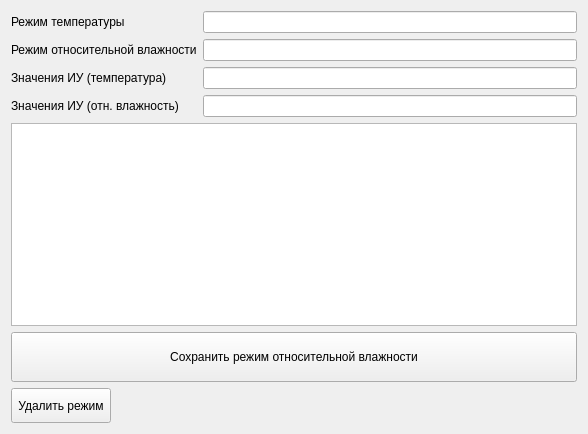
<?xml version="1.0" encoding="UTF-8"?>
<ui version="4.0">
 <class>Form</class>
 <widget class="QWidget" name="Form">
  <property name="geometry">
   <rect>
    <x>0</x>
    <y>0</y>
    <width>588</width>
    <height>434</height>
   </rect>
  </property>
  <property name="acceptDrops">
   <bool>false</bool>
  </property>
  <property name="windowTitle">
   <string>Режим относительной влажности</string>
  </property>
  <layout class="QVBoxLayout" name="verticalLayout_2">
   <item>
    <layout class="QFormLayout" name="formLayout_2">
     <item row="0" column="0">
      <widget class="QLabel" name="Label">
       <property name="text">
        <string>Режим температуры</string>
       </property>
      </widget>
     </item>
     <item row="0" column="1">
      <widget class="QLineEdit" name="target_temp"/>
     </item>
     <item row="1" column="0">
      <widget class="QLabel" name="Label_2">
       <property name="text">
        <string>Режим относительной влажности</string>
       </property>
      </widget>
     </item>
     <item row="1" column="1">
      <widget class="QLineEdit" name="target_hum"/>
     </item>
     <item row="2" column="0">
      <widget class="QLabel" name="Label_3">
       <property name="text">
        <string>Значения ИУ (температура)</string>
       </property>
      </widget>
     </item>
     <item row="2" column="1">
      <widget class="QLineEdit" name="md_temp"/>
     </item>
     <item row="3" column="0">
      <widget class="QLabel" name="Label_4">
       <property name="text">
        <string>Значения ИУ (отн. влажность)</string>
       </property>
      </widget>
     </item>
     <item row="3" column="1">
      <widget class="QLineEdit" name="md_hum"/>
     </item>
    </layout>
   </item>
   <item>
    <widget class="QListWidget" name="logs">
     <property name="toolTip">
      <string>&lt;html&gt;&lt;head/&gt;&lt;body&gt;&lt;p&gt;&lt;span style=&quot; font-size:10pt;&quot;&gt;Перетащите файл лога в эту область&lt;/span&gt;&lt;/p&gt;&lt;/body&gt;&lt;/html&gt;</string>
     </property>
     <property name="whatsThis">
      <string>&lt;html&gt;&lt;head/&gt;&lt;body&gt;&lt;p&gt;Перетащите файл лога в эту область&lt;/p&gt;&lt;/body&gt;&lt;/html&gt;</string>
     </property>
    </widget>
   </item>
   <item>
    <widget class="QPushButton" name="save">
     <property name="minimumSize">
      <size>
       <width>0</width>
       <height>50</height>
      </size>
     </property>
     <property name="text">
      <string>Сохранить режим относительной влажности</string>
     </property>
    </widget>
   </item>
   <item>
    <widget class="QPushButton" name="remove">
     <property name="minimumSize">
      <size>
       <width>0</width>
       <height>35</height>
      </size>
     </property>
     <property name="maximumSize">
      <size>
       <width>100</width>
       <height>16777215</height>
      </size>
     </property>
     <property name="text">
      <string>Удалить режим</string>
     </property>
    </widget>
   </item>
  </layout>
 </widget>
 <resources/>
 <connections/>
</ui>
